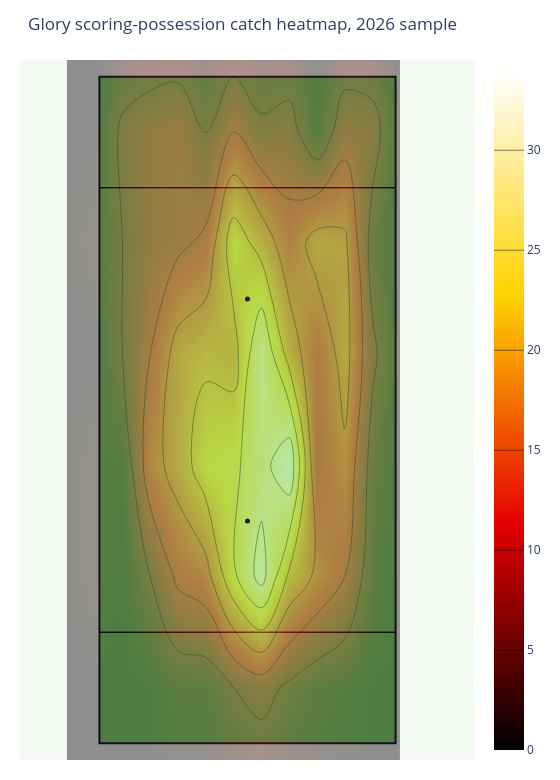

Here is the notebook cell this chart was saved with:
### Markdown cell above
## Catch Location Heatmap

This shows where completed throws in scoring possessions are caught.

### Code cell
heatmap = plot_scoring_heatmap(
    analysis_paths,
    title=f"{TEAM_ID.title()} scoring-possession catch heatmap, {SEASON} sample",
)
heatmap.show()

### Figure 1 — Plotly figure (JSON) as saved in the notebook; plotly's stock layout.template omitted (floating-point values rounded to 4 significant figures; data arrays with more than 128 entries replaced by an {"elided": "..."} marker saying what was removed)
{"data": [{"hoverinfo": "skip", "marker": {"color": "#1B1E26", "size": 5}, "mode": "markers", "showlegend": false, "type": "scatter", "x": [0], "y": [40]}, {"hoverinfo": "skip", "marker": {"color": "#1B1E26", "size": 5}, "mode": "markers", "showlegend": false, "type": "scatter", "x": [0], "y": [80]}, {"colorscale": [[0, "rgb(0,0,0)"], [0.3333, "rgb(230,0,0)"], [0.6667, "rgb(255,210,0)"], [1, "rgb(255,255,255)"]], "contours": {"coloring": "heatmap"}, "name": "Catch density", "opacity": 0.65, "showscale": true, "type": "histogram2dcontour", "x": {"elided": "663 float values"}, "y": {"elided": "663 float values"}}], "layout": {"height": 780, "margin": {"b": 20, "l": 20, "r": 20, "t": 60}, "paper_bgcolor": "white", "plot_bgcolor": "#f6faf5", "shapes": [{"fillcolor": "#86d973", "layer": "below", "line": {"color": "#1B1E26", "width": 2}, "type": "rect", "x0": -26.65, "x1": 26.65, "y0": 0, "y1": 120}, {"layer": "below", "line": {"color": "#1B1E26", "width": 1.5}, "type": "line", "x0": -26.65, "x1": 26.65, "y0": 20, "y1": 20}, {"layer": "below", "line": {"color": "#1B1E26", "width": 1.5}, "type": "line", "x0": -26.65, "x1": 26.65, "y0": 100, "y1": 100}], "title": {"text": "Glory scoring-possession catch heatmap, 2026 sample"}, "width": 560, "xaxis": {"range": [-31.65, 31.65], "scaleanchor": "y", "scaleratio": 1, "showgrid": false, "visible": false, "zeroline": false}, "yaxis": {"range": [-3, 123], "showgrid": false, "visible": false, "zeroline": false}}}
